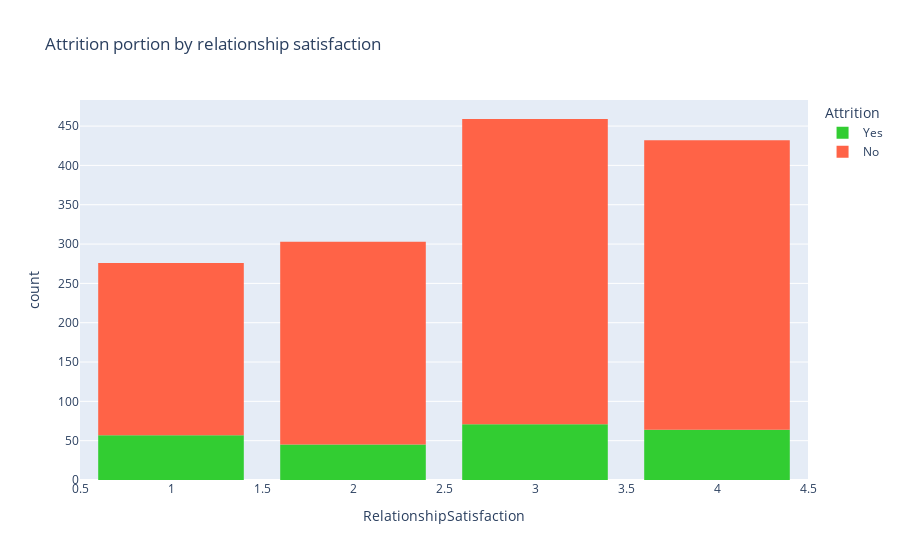

The code cell stored with this chart in its notebook:
### Markdown cell above
Logically employees with more experience in that company has to have higher level of stock option, but we can't surely conclude the same from the plot.

### Code cell
fig = px.histogram(df, x='RelationshipSatisfaction', color='Attrition',
                   title='Attrition portion by relationship satisfaction',
                   color_discrete_map={'Yes':'limegreen', 'No':'tomato'})
fig.update_layout(bargap=0.2)
fig.show()

### Figure 1 — Plotly figure (JSON) as saved in the notebook; plotly's stock layout.template omitted (floating-point values rounded to 4 significant figures; data arrays with more than 128 entries replaced by an {"elided": "..."} marker saying what was removed)
{"data": [{"alignmentgroup": "True", "bingroup": "x", "hovertemplate": "Attrition=Yes<br>RelationshipSatisfaction=%{x}<br>count=%{y}<extra></extra>", "legendgroup": "Yes", "marker": {"color": "limegreen", "pattern": {"shape": ""}}, "name": "Yes", "offsetgroup": "Yes", "orientation": "v", "showlegend": true, "type": "histogram", "x": {"elided": "237 int values"}, "xaxis": "x", "yaxis": "y"}, {"alignmentgroup": "True", "bingroup": "x", "hovertemplate": "Attrition=No<br>RelationshipSatisfaction=%{x}<br>count=%{y}<extra></extra>", "legendgroup": "No", "marker": {"color": "tomato", "pattern": {"shape": ""}}, "name": "No", "offsetgroup": "No", "orientation": "v", "showlegend": true, "type": "histogram", "x": {"elided": "1233 int values"}, "xaxis": "x", "yaxis": "y"}], "layout": {"bargap": 0.2, "barmode": "relative", "legend": {"title": {"text": "Attrition"}, "tracegroupgap": 0}, "title": {"text": "Attrition portion by relationship satisfaction"}, "xaxis": {"anchor": "y", "domain": [0, 1], "title": {"text": "RelationshipSatisfaction"}}, "yaxis": {"anchor": "x", "domain": [0, 1], "title": {"text": "count"}}}}
